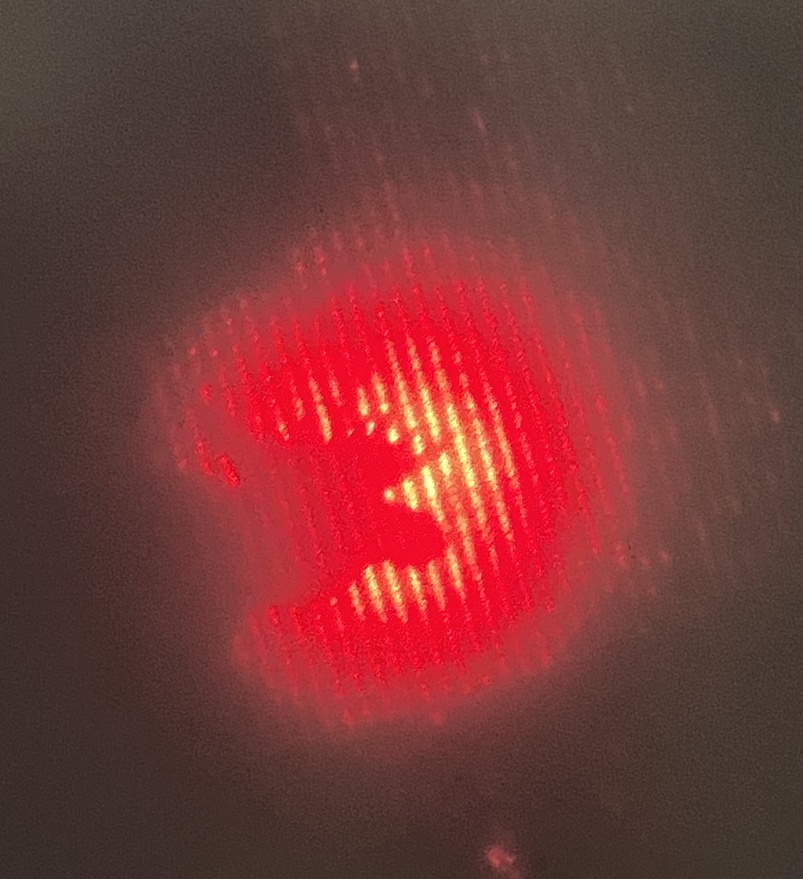
%> input picture Images/UnFiltered/sharp.jpg, 803 x 879 px, shrunk from 1588 x 1739 before the run
$ octave testspace.m   (GNU Octave 9; MATLAB toolbox functions it lacks are replaced by stand-ins)
%> lines starting %> are read from the running program, lines starting %| are printed output that depends on the picture; in (x1, y1, x2, y2) boxes, pixels count from 0 and x2, y2 are one past the last pixel; in counts of white or black regions, pixels touching at a corner belong together; the program's own positions count from 1
%%
% Example image:
RGB = imread("./Images/UnFiltered/sharp.jpg");
%> RGB is the input picture: size 879x803x3 uint8; mean R, G, B 117.7, 57.1, 55.8
% Physically filtered image:
RGB_filtered = imread("./Images/Filtered/cropped.png");
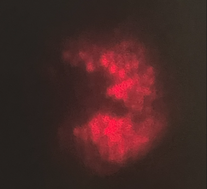
%> input picture Images/Filtered/cropped.png, 207 x 189 px, shrunk from 410 x 373 before the run
%> RGB_filtered is the input picture: size 189x207x3 uint8; mean R, G, B 70.4, 39.6, 37.8
cols = 3;
rows = 2;
subplot(rows,cols,1);
radius = 25;
imshow(RGB)
% Gray scale:
title("Input Image")
fourier_plane = fftshift(fft2(RGB));
fabs = abs(fourier_plane);
fourier_img = fabs*255/max(fabs,[],'all');


[N,M] = size(RGB(:,:,1));
%> N = 879; M = 803
[X,Y] = meshgrid(1:N,1:M);

subplot(rows,cols,4);
imshow(centercrop(fourier_img,N,M))
%> in centercrop, `x_cent = ceil(N/2);`: x_cent = 440
%> in centercrop, `y_cent = ceil(M/2);`: y_cent = 402
%> in centercrop, `xmin = x_cent-size_of_cropped_img/2;`: xmin = 340
%> in centercrop, `ymin = y_cent-size_of_cropped_img/2;`: ymin = 302
%> in centercrop, `I = I(xmin+1:xmin+size_of_cropped_img,ymin+1:ymin+size_of_cropped_img,..`:
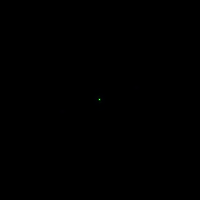
%> I: size 200x200x3 double; mean R, G, B 0, 0.1, 0.1
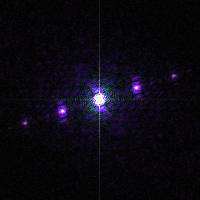
%> displayed picture: size 200x200x3, on the screen's scale of 0 to 255; mean R, G, B 11.1, 8.4, 17
title("Fourier Plane")

centerX = ceil(N/2);
%> centerX = 440
centerY = ceil(M/2);
%> centerY = 402
distFromCenter =sqrt((X-centerX).^2+(Y-centerY).^2);
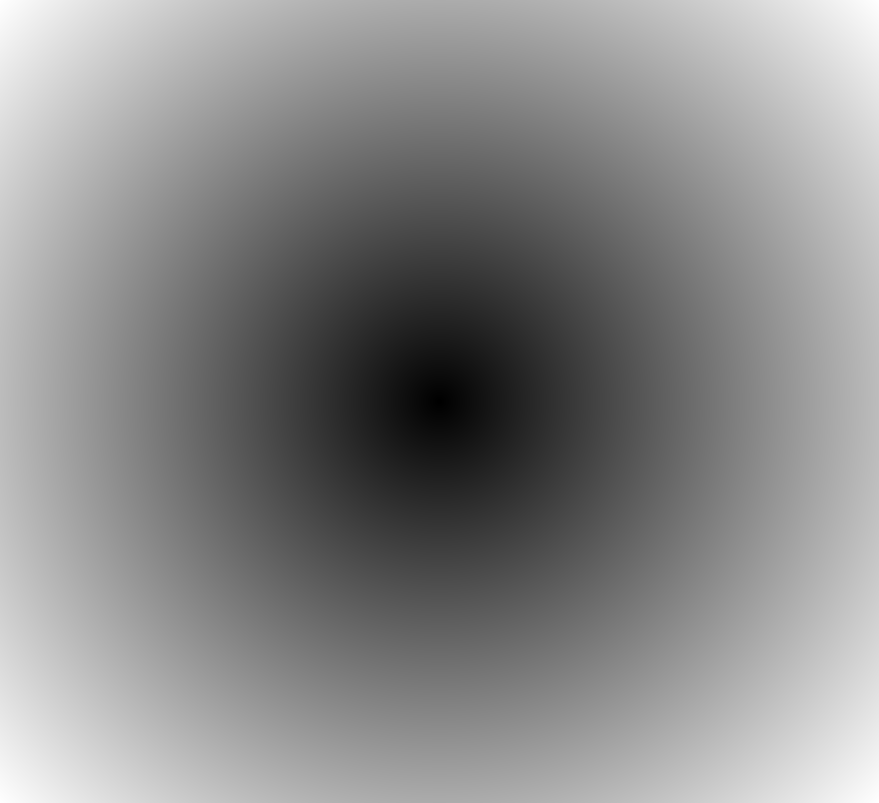
%> distFromCenter: size 803x879 double; min 0, max 594.6, mean 322; drawn with min black and max white
lowpass = (distFromCenter <= radius)';
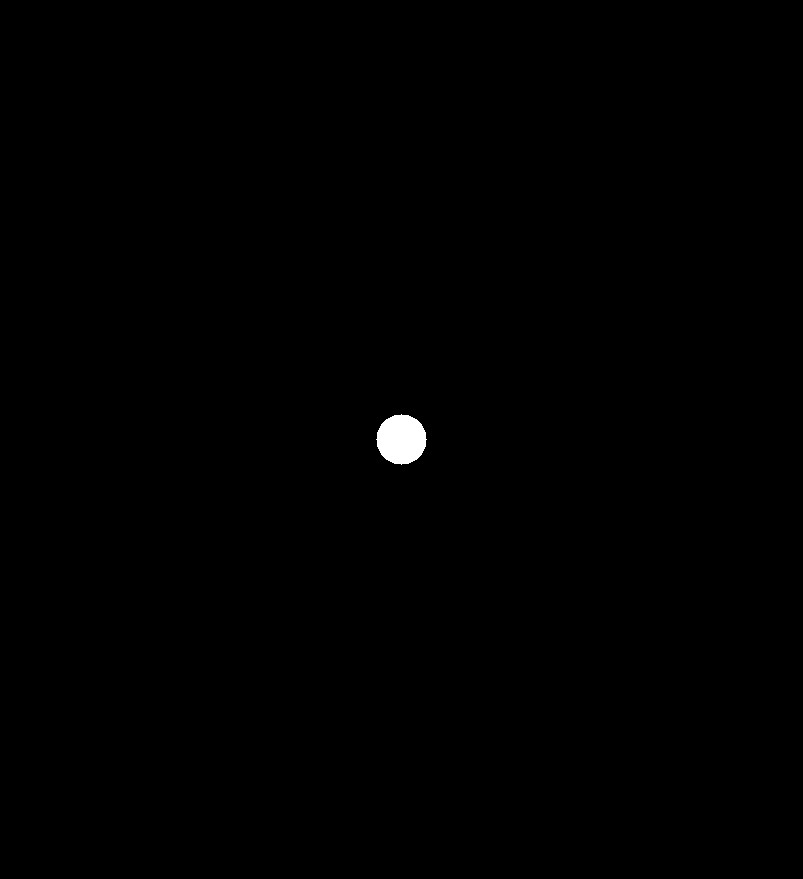
%> lowpass: size 879x803 logical; 0.28% white; 1 white region, box (x1, y1, x2, y2) and area: (376, 414, 427, 465) 1961
fourier_filtered = fourier_plane.*lowpass;
fourier_removed = fourier_plane.*(lowpass==0);

fourier_img_filtered = fourier_img.*lowpass;
fourier_img_removed = fourier_img.*(lowpass==0);


subplot(rows,cols,5);
imshow(centercrop(fourier_img_removed,N,M))
title("Fourier Plane Noise")
subplot(rows,cols,6);
imshow(centercrop(fourier_img_filtered,N,M))
title("Fourier Plane Filtered")

filtered_img = real(ifft2(ifftshift(fourier_filtered)))/255;
removed_img = real(ifft2(ifftshift(fourier_removed)))/255;
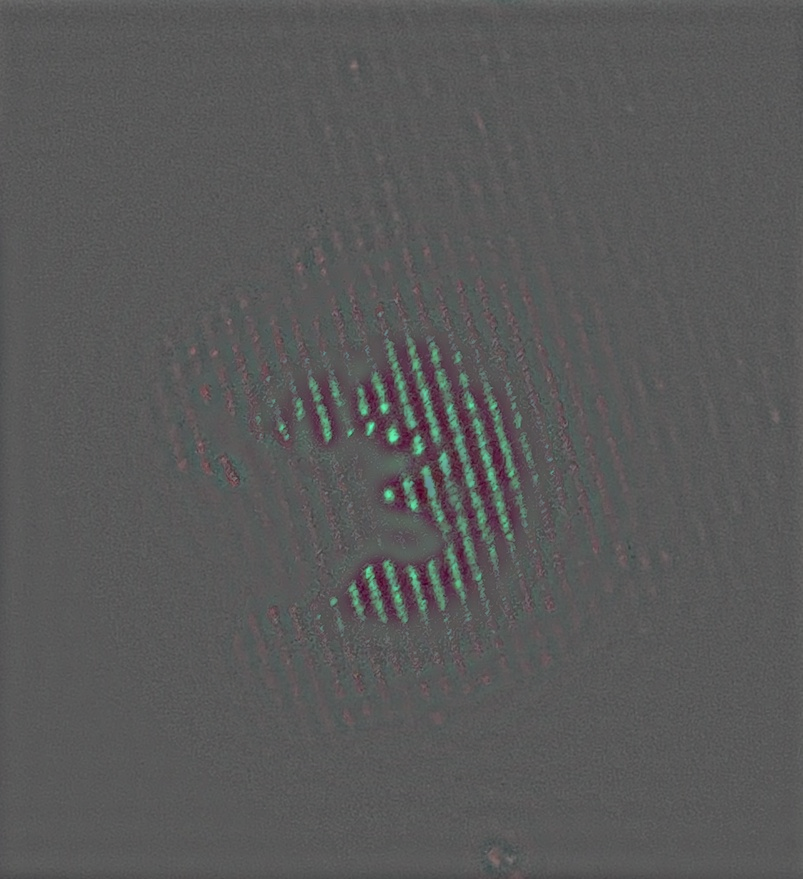
%> removed_img: size 879x803x3 double; mean R, G, B 2.8e-18, -2.22e-18, 2.39e-18; drawn with min black and max white
subplot(rows,cols,2)
imshow(removed_img)
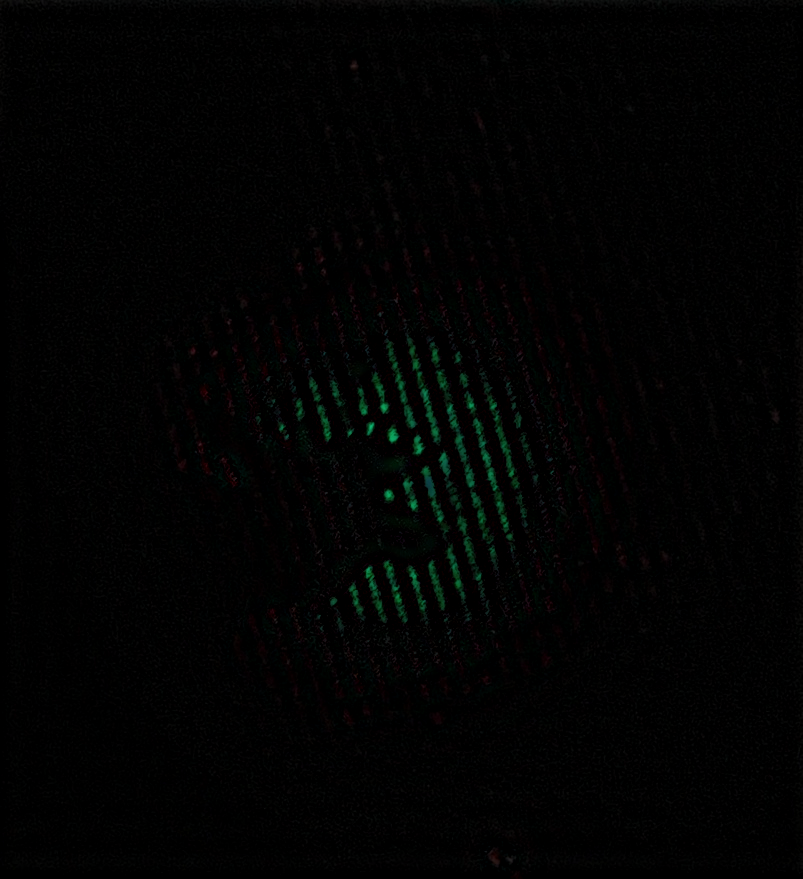
%> displayed picture: size 879x803x3, on the screen's scale of 0 to 255; mean R, G, B 1.9, 2.5, 2.1
title("Removed Noise")

ax = subplot(rows,cols,3);
imshow(filtered_img)
sharp = imsharpen(filtered_img,'Amount',1);
subplot(rows,cols,3)
imshow(sharp)
title("Filtered Image")
sgtitle("Fourier Transform")
ax.TitleHorizontalAlignment = 'left';
%%
% Subplot of the cropped pre filtered image and the cropped post filtered image:
figure(1)
subplot(1,2,1)
imshow(RGB_filtered)
title("Physically Filtered")
subplot(1,2,2)
imshow(sharp)
title("Post Filtered")
sgtitle("Fourier Transform")
% Subplot of the cropped pre filtered image and input image:
figure(2)
subplot(1,2,1)
imshow(RGB)
title("Input Image")
subplot(1,2,2)
imshow(RGB_filtered)
title("Physically Filtered")
sgtitle("Fourier Transform")


function I = centercrop(I,N,M)

    x_cent = ceil(N/2);
    y_cent = ceil(M/2);
    size_of_cropped_img = 200;
    %I2 = imcrop(I,rect) crops the image I. rect is a four-element position vector of the
    %form [xmin ymin width height] that specifies the size and position of the crop rectangle.
    %imcrop returns the cropped image, I2.
    xmin = x_cent-size_of_cropped_img/2;
    ymin = y_cent-size_of_cropped_img/2;
    %I = imcrop(I,[xmin+1 ymin+1 size_of_cropped_img-1 size_of_cropped_img-1]);
    I = I(xmin+1:xmin+size_of_cropped_img,ymin+1:ymin+size_of_cropped_img,:);
end
